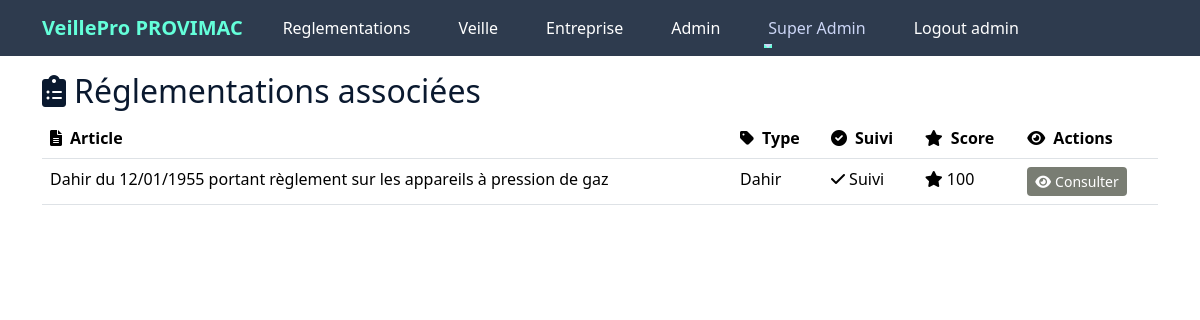
The app's page /veille/1 (signed in), older data.
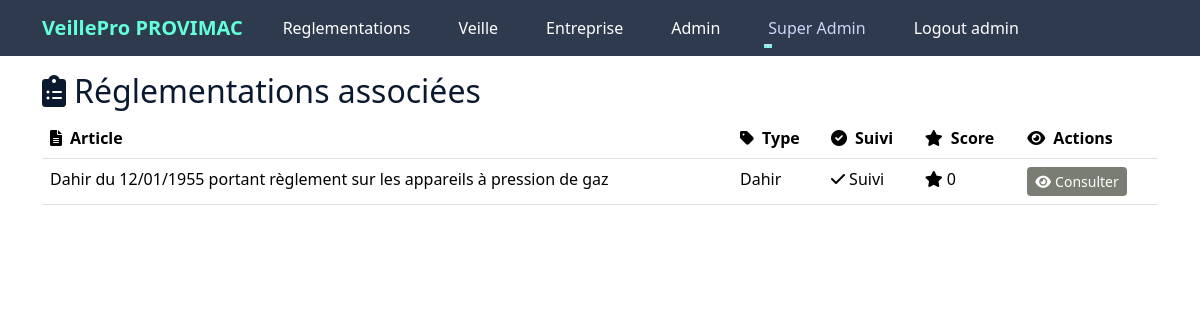
The same page, newer data.
### app/models.py (models this page shows, shortened)
class EntrepriseReglementation(db.Model):
    __tablename__ = 'entreprise_reglementation'
    id = db.Column(db.Integer, primary_key=True)
    entreprise_id = db.Column(db.Integer, db.ForeignKey('entreprise.id'), nullable=False)
    reglementation_id = db.Column(db.Integer, db.ForeignKey('reglementation.id'), nullable=False)
    suivi = db.Column(db.Boolean, default=True, nullable=False)  # Permet de suivre ou non une réglementation
    score = db.Column(db.Integer, default=0, nullable=True)
    niveau_risque = db.Column(db.Enum(SeveriteEnum), nullable=True)
    impact_financier = db.Column(db.Float, nullable=True)
    probabilite = db.Column(db.Integer, nullable=True)  # Scale of 1-10
    date_derniere_evaluation = db.Column(db.DateTime, nullable=True)
    frequence_revision = db.Column(db.Integer, nullable=True)  # Days between revisions
    prochaine_revision = db.Column(db.DateTime, nullable=True)
    responsable_id = db.Column(db.Integer, db.ForeignKey('utilisateur.id'), nullable=True)
    date_ajout = db.Column(db.DateTime, default=datetime.utcnow)
    commentaires = db.Column(db.Text, nullable=True)
    statut_implementation = db.Column(db.String(50), nullable=True)
    reglementation = db.relationship('Reglementation', backref='entreprises_associees')
    responsable = db.relationship('User', backref='reglementations_supervisees')
    historique_evaluations = db.relationship('HistoriqueEvaluation', backref='entreprise_reglementation', lazy=True)

class Reglementation(db.Model):
    __tablename__ = 'reglementation'
    id = db.Column(db.Integer, primary_key=True)
    titre = db.Column(db.String(200), nullable=False, unique=True)
    type_texte = db.Column(db.String(100), nullable=False)
    date_publication = db.Column(db.Date, nullable=False)
    date_derniere_mise_a_jour = db.Column(db.Date, nullable=True)
    source = db.Column(db.String(200), nullable=False)
    langue = db.Column(db.String(50), nullable=True)
    secteurs=db.relationship('ReglementationSecteur', back_populates='reglementation', lazy=True, cascade='all, delete-orphan')
    theme_id = db.Column(db.Integer, db.ForeignKey('theme.id'), nullable=False)
    sous_domaine_id = db.Column(db.Integer, db.ForeignKey('sous_domaine.id'), nullable=False)
    versions = db.relationship('VersionReglementation', backref='reglementation', lazy=True, cascade='all, delete-orphan')
    articles = db.relationship('Article', backref='reglementation', lazy=True, cascade='all, delete-orphan')

### app/routes/entreprise.py (the view)
@bp.route('/veille/<int:entreprise_id>', methods=['GET'])
@login_required
def afficher_veille(entreprise_id):
    entreprise = Entreprise.query.filter_by(id=entreprise_id).first_or_404()
    return render_template(
        'veille/veille.html',
        entreprise=entreprise,
    )

### app/templates/veille/veille.html (shortened to what this page needs)
{% extends "layout.html" %}
{% block content %}
    <div class="veille-container">
        <h2 class="page-title">
            <i class="fas fa-clipboard-list me-2"></i>Réglementations associées
        </h2>
        <div class="reglementations-card">
            <div class="table-container">
                <table class="table reglementations-table">
        <thead>
            <tr>
                <th><i class="fas fa-file-alt me-2"></i>Article</th>
                <th><i class="fas fa-tag me-2"></i>Type</th>
                <th><i class="fas fa-check-circle me-2"></i>Suivi</th>
                <th><i class="fas fa-star me-2"></i>Score</th>
                <th><i class="fas fa-eye me-2"></i>Actions</th>
            </tr>
        </thead>
        <tbody>
            {% for entreprise_reglementation in entreprise.reglementations %}
            {% if entreprise_reglementation.suivi %}
            <tr>
                <td class="titre-cell" title="{{ entreprise_reglementation.reglementation.titre }}">{{ entreprise_reglementation.reglementation.titre }}</td>
                <td>
                    <span class="type-badge">
                        {{ entreprise_reglementation.reglementation.type_texte }}
                    </span>
                </td>
                <td>
                    <span class="status-badge {{ 'suivi' if entreprise_reglementation.suivi else 'non-suivi' }}">
                        <i class="fas {{ 'fa-check' if entreprise_reglementation.suivi else 'fa-times' }}"></i>
                        {{ "Suivi" if entreprise_reglementation.suivi else "Non suivi" }}
                    </span>
                </td>
                <td>
                    <span class="score-badge">
                        <i class="fas fa-star me-1"></i>{{ entreprise_reglementation.score }}
                    </span>
                </td>
                <td>
                    <a href="{{ url_for('evaluation.afficher_evaluations', entreprise_id=entreprise.id,reglementation_id = entreprise_reglementation.reglementation.id ) }}"
                        class="btn btn-primary btn-sm action-button">
                        <i class="fas fa-eye me-1"></i>Consulter
                    </a>
                </td>
            </tr>
            {% endif %}
            {% endfor %}
        </tbody>
    </table>
            </div>
        </div>
    </div>
{% endblock %}

Row changes from the older to the newer data that the page shows:
changed EntrepriseReglementation "Suivi": score "100" → "0"
